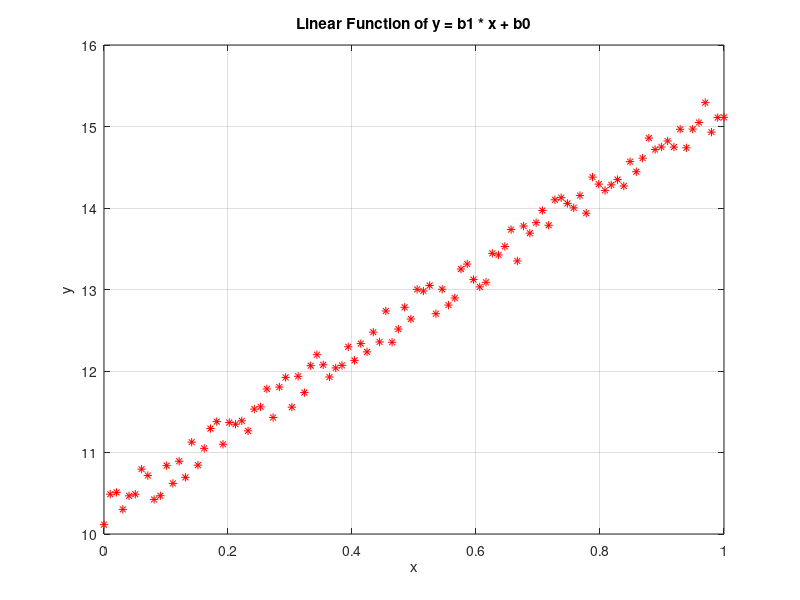

Write MATLAB code to recreate this figure.
% Create a 1D matrix of values 0 and 1
x = linspace(0, 1,100);

% Define the coefficients
b1 = 5;
b0 = 10;

% Compute y = b1 * x + b0
y = b1 * x + b0 + 0.5.*rand(1,100);

% Plot the results
figure;
plot(x, y, 'r*');
xlabel('x');
ylabel('y');
title('Linear Function of y = b1 * x + b0');
grid on;

%%
b=y';
A = [ones(100,1),x'];

solution = inv(A'*A)*(A'*b)

% solution =
% 
%    10.2320
%     5.0288

solutionInternal=A\b